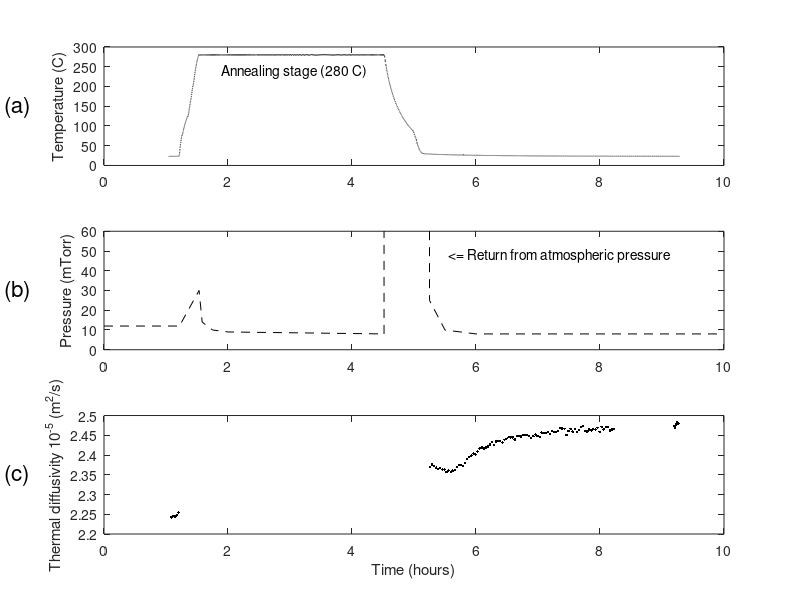
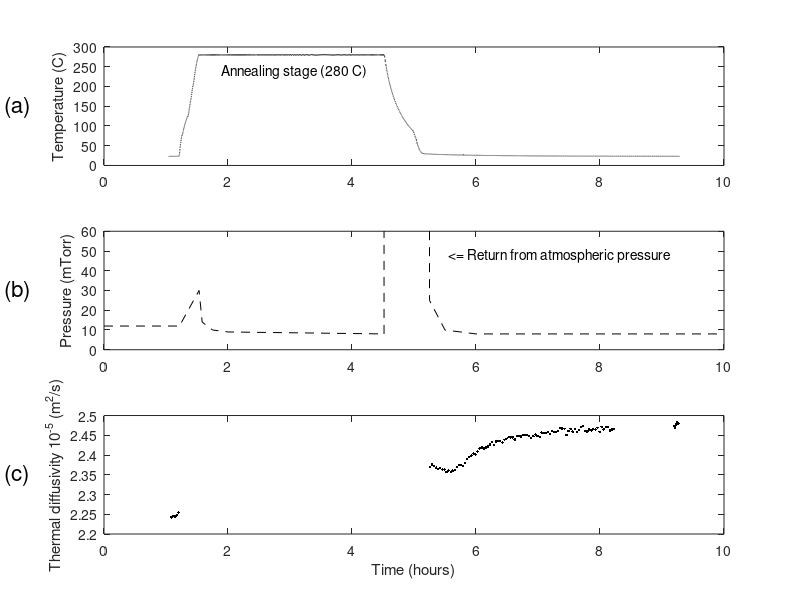
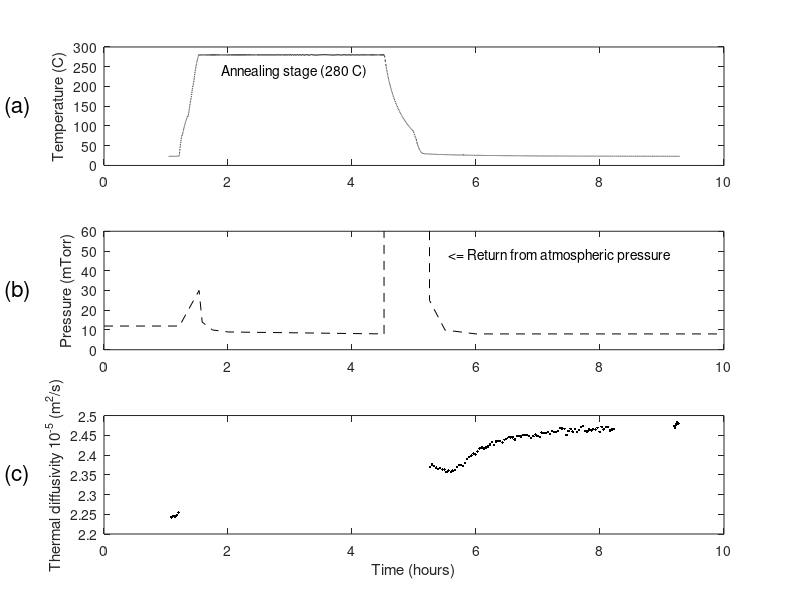
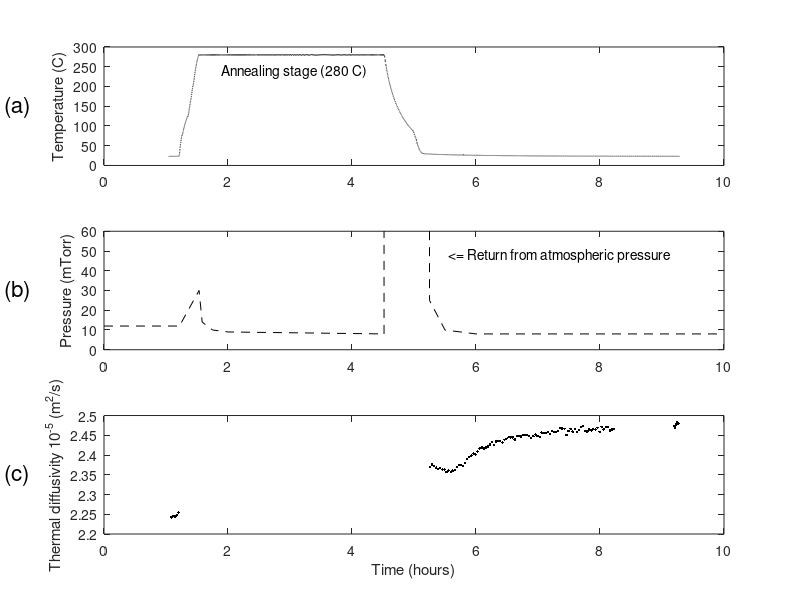

MATLAB code for these plots, in order:
%temperature and alpha on same plot

load("./kns_evolution_data.mat");

##fh = figure();
##[ax, h1, h2] = plotyy(T_timestamp/3600, T_out, all_times/3600, all_alphas);
##set(h1, "linestyle", "--");
##set(h2, "linestyle", "none");
##set(h2, "marker", "*");
##title("Thermal diffusivity and temperature over time");
##xlabel("Time (hrs)");
##ylabel(ax(1), "Temperature (C)");
##ylabel(ax(2), "Thermal diffusivity");
##
##print("-dpsc", "~/strand/plots/alpha_T_same_plot");
##print("-dpdflatex", "~/strand/plots/alpha_T_same_plot");
##print("-dpdf", "~/strand/plots/alpha_T_same_plot");
##print("-dpng", "~/strand/plots/alpha_T_same_plot");


figure()

hax_temp = subplot(3, 1, 1);
plt_temp = plot(T_timestamp/3600-10, T_out, "--k");
ylabel("Temperature (C)");
text(1.9, 240, "Annealing stage (280 C)", "color", "k");
text(-1.6,mean(ylim()),"(a)", "fontsize", 16);


hax_pres = subplot(3,1,2);
pressure = [10,0,12;11,13,12;11,32,30; 11, 35, 14; 11, 45, 10; ...
12, 0, 9; 14, 31, 8;15, 0, 7e5; 15, 9, 7e5; 15, 15, 25; ...
15, 30, 10; 16, 0, 8; 19, 0,8; 20, 0, 8 ];
pressure_sec = [pressure(:,1)*3600 + pressure(:,2)*60 - 36000, pressure(:,3)];
pressure_hrs = [pressure_sec(:,1)/3600, pressure_sec(:,2)];
plt_pres = plot(pressure_hrs(:,1), pressure_hrs(:,2), "--k");
ylim([0,60]);
ylabel("Pressure (mTorr)");
text(5.55, 48, "<= Return from atmospheric pressure");
text(-1.6,mean(ylim()),"(b)", "fontsize", 16);


hax_alph = subplot(3,1,3);
plt_alph = plot(all_times/3600-10, all_alphas .* 1e5, ".k");
ylabel("Thermal diffusivity 10^{-5} (m^2/s)");
xlabel("Time (hours)");
text(-1.6,mean(ylim()),"(c)", "fontsize", 16);
refresh();


filename = "~/strand/plots/T_P_alpha_subplots";
print("-dpdflatex", filename);
print("-dpsc", filename);
print("-depsc", filename);
print("-dsvg", filename);
print("-dpdf", filename);
print("-dpng", filename);
